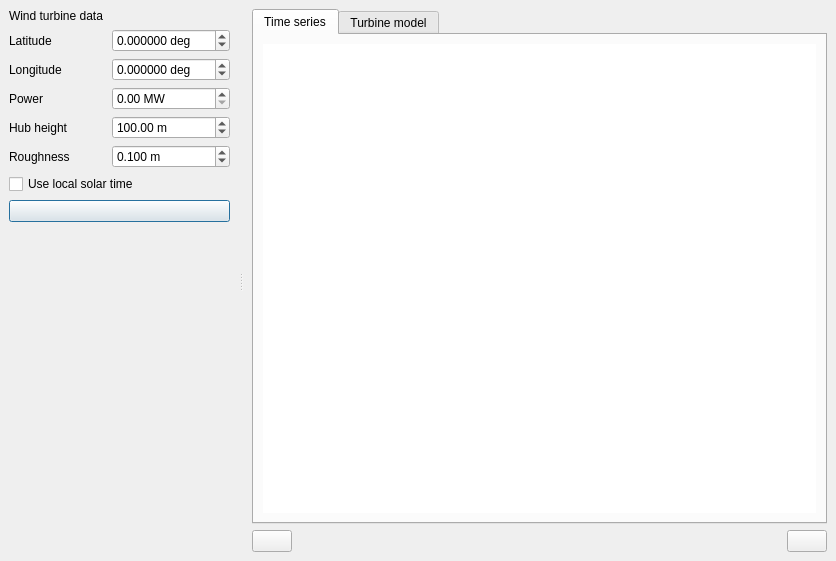
<?xml version="1.0" encoding="UTF-8"?>
<ui version="4.0">
 <class>MainWindow</class>
 <widget class="QDialog" name="MainWindow">
  <property name="geometry">
   <rect>
    <x>0</x>
    <y>0</y>
    <width>836</width>
    <height>561</height>
   </rect>
  </property>
  <property name="windowTitle">
   <string>Wind power wizard</string>
  </property>
  <property name="windowIcon">
   <iconset resource="../../../Icons/icons.qrc">
    <normaloff>:/Icons/icons/wind_power.png</normaloff>:/Icons/icons/wind_power.png</iconset>
  </property>
  <layout class="QVBoxLayout" name="verticalLayout">
   <property name="leftMargin">
    <number>0</number>
   </property>
   <property name="topMargin">
    <number>0</number>
   </property>
   <property name="rightMargin">
    <number>0</number>
   </property>
   <property name="bottomMargin">
    <number>0</number>
   </property>
   <item>
    <widget class="QSplitter" name="splitter">
     <property name="orientation">
      <enum>Qt::Orientation::Horizontal</enum>
     </property>
     <widget class="QFrame" name="frame">
      <property name="frameShape">
       <enum>QFrame::Shape::NoFrame</enum>
      </property>
      <property name="frameShadow">
       <enum>QFrame::Shadow::Raised</enum>
      </property>
      <layout class="QGridLayout" name="gridLayout_2">
       <item row="0" column="0" colspan="2">
        <widget class="QLabel" name="label_3">
         <property name="text">
          <string>Wind turbine data</string>
         </property>
         <property name="wordWrap">
          <bool>true</bool>
         </property>
        </widget>
       </item>
       <item row="1" column="0">
        <widget class="QLabel" name="label_4">
         <property name="text">
          <string>Latitude</string>
         </property>
        </widget>
       </item>
       <item row="1" column="1">
        <widget class="QDoubleSpinBox" name="latitudeSpinBox">
         <property name="suffix">
          <string> deg</string>
         </property>
         <property name="decimals">
          <number>6</number>
         </property>
         <property name="minimum">
          <double>-90.000000000000000</double>
         </property>
         <property name="maximum">
          <double>90.000000000000000</double>
         </property>
        </widget>
       </item>
       <item row="2" column="0">
        <widget class="QLabel" name="label_5">
         <property name="text">
          <string>Longitude</string>
         </property>
        </widget>
       </item>
       <item row="2" column="1">
        <widget class="QDoubleSpinBox" name="longitudeSpinBox">
         <property name="suffix">
          <string> deg</string>
         </property>
         <property name="decimals">
          <number>6</number>
         </property>
         <property name="minimum">
          <double>-180.000000000000000</double>
         </property>
         <property name="maximum">
          <double>180.000000000000000</double>
         </property>
        </widget>
       </item>
       <item row="3" column="0">
        <widget class="QLabel" name="label">
         <property name="text">
          <string>Power</string>
         </property>
        </widget>
       </item>
       <item row="3" column="1">
        <widget class="QDoubleSpinBox" name="powerSpinBox">
         <property name="suffix">
          <string> MW</string>
         </property>
         <property name="minimum">
          <double>0.000000000000000</double>
         </property>
         <property name="maximum">
          <double>99999.000000000000000</double>
         </property>
        </widget>
       </item>
       <item row="4" column="0">
        <widget class="QLabel" name="label_6">
         <property name="text">
          <string>Hub height</string>
         </property>
        </widget>
       </item>
       <item row="4" column="1">
        <widget class="QDoubleSpinBox" name="hubHeightSpinBox">
         <property name="suffix">
          <string> m</string>
         </property>
         <property name="minimum">
          <double>1.000000000000000</double>
         </property>
         <property name="maximum">
          <double>300.000000000000000</double>
         </property>
         <property name="value">
          <double>100.000000000000000</double>
         </property>
        </widget>
       </item>
       <item row="5" column="0">
        <widget class="QLabel" name="label_7">
         <property name="text">
          <string>Roughness</string>
         </property>
        </widget>
       </item>
       <item row="5" column="1">
        <widget class="QDoubleSpinBox" name="roughnessLengthSpinBox">
         <property name="suffix">
          <string> m</string>
         </property>
         <property name="decimals">
          <number>3</number>
         </property>
         <property name="minimum">
          <double>0.000000000000000</double>
         </property>
         <property name="maximum">
          <double>5.000000000000000</double>
         </property>
         <property name="value">
          <double>0.100000000000000</double>
         </property>
        </widget>
       </item>
       <item row="6" column="0" colspan="2">
        <widget class="QCheckBox" name="localTimeCheckBox">
         <property name="toolTip">
          <string>Shift Open-Meteo GMT timestamps by longitude so the generated power matches the circuit timestamps as local solar time.</string>
         </property>
         <property name="text">
          <string>Use local solar time</string>
         </property>
        </widget>
       </item>
       <item row="8" column="0">
        <spacer name="verticalSpacer">
         <property name="orientation">
          <enum>Qt::Orientation::Vertical</enum>
         </property>
         <property name="sizeHint" stdset="0">
          <size>
           <width>20</width>
           <height>40</height>
          </size>
         </property>
        </spacer>
       </item>
       <item row="7" column="0" colspan="2">
        <widget class="QPushButton" name="loadButton">
         <property name="toolTip">
          <string>Generate time series</string>
         </property>
         <property name="text">
          <string/>
         </property>
         <property name="icon">
          <iconset resource="../../../Icons/icons.qrc">
           <normaloff>:/Icons/icons/calculator.png</normaloff>:/Icons/icons/calculator.png</iconset>
         </property>
        </widget>
       </item>
      </layout>
     </widget>
     <widget class="QFrame" name="frame_4">
      <property name="frameShape">
       <enum>QFrame::Shape::NoFrame</enum>
      </property>
      <property name="frameShadow">
       <enum>QFrame::Shadow::Raised</enum>
      </property>
      <layout class="QGridLayout" name="gridLayout">
       <item row="1" column="3">
        <spacer name="horizontalSpacer_2">
         <property name="orientation">
          <enum>Qt::Orientation::Horizontal</enum>
         </property>
         <property name="sizeHint" stdset="0">
          <size>
           <width>394</width>
           <height>20</height>
          </size>
         </property>
        </spacer>
       </item>
       <item row="1" column="4">
        <widget class="QPushButton" name="acceptButton">
         <property name="toolTip">
          <string>Accept and apply</string>
         </property>
         <property name="text">
          <string/>
         </property>
         <property name="icon">
          <iconset resource="../../../Icons/icons.qrc">
           <normaloff>:/Icons/icons/accept.png</normaloff>:/Icons/icons/accept.png</iconset>
         </property>
        </widget>
       </item>
       <item row="0" column="0" colspan="5">
        <widget class="QTabWidget" name="tabWidget">
         <property name="currentIndex">
          <number>0</number>
         </property>
         <widget class="QWidget" name="tab">
          <attribute name="title">
           <string>Time series</string>
          </attribute>
          <layout class="QVBoxLayout" name="verticalLayout_4">
           <item>
            <widget class="QTableView" name="tableView_2">
             <property name="frameShape">
              <enum>QFrame::Shape::NoFrame</enum>
             </property>
            </widget>
           </item>
          </layout>
         </widget>
         <widget class="QWidget" name="tab_2">
          <attribute name="title">
           <string>Turbine model</string>
          </attribute>
          <layout class="QVBoxLayout" name="verticalLayout_5">
           <item>
            <widget class="QFrame" name="frame_2">
             <property name="sizePolicy">
              <sizepolicy hsizetype="Expanding" vsizetype="Preferred">
               <horstretch>0</horstretch>
               <verstretch>0</verstretch>
              </sizepolicy>
             </property>
             <property name="frameShape">
              <enum>QFrame::Shape::NoFrame</enum>
             </property>
             <property name="frameShadow">
              <enum>QFrame::Shadow::Raised</enum>
             </property>
             <layout class="QHBoxLayout" name="horizontalLayout">
              <property name="leftMargin">
               <number>0</number>
              </property>
              <property name="topMargin">
               <number>0</number>
              </property>
              <property name="rightMargin">
               <number>0</number>
              </property>
              <property name="bottomMargin">
               <number>0</number>
              </property>
              <item>
               <widget class="QComboBox" name="templeteComboBox"/>
              </item>
              <item>
               <widget class="QPushButton" name="plotDesignCurvesButton">
                <property name="maximumSize">
                 <size>
                  <width>32</width>
                  <height>16777215</height>
                 </size>
                </property>
                <property name="toolTip">
                 <string>Plot design curves</string>
                </property>
                <property name="text">
                 <string/>
                </property>
                <property name="icon">
                 <iconset resource="../../../Icons/icons.qrc">
                  <normaloff>:/Icons/icons/plot.png</normaloff>:/Icons/icons/plot.png</iconset>
                </property>
               </widget>
              </item>
             </layout>
            </widget>
           </item>
           <item>
            <widget class="QTableView" name="windTurbineTableView">
             <property name="frameShape">
              <enum>QFrame::Shape::NoFrame</enum>
             </property>
            </widget>
           </item>
          </layout>
         </widget>
        </widget>
       </item>
       <item row="1" column="0" colspan="3">
        <widget class="QPushButton" name="plotButton">
         <property name="text">
          <string/>
         </property>
         <property name="icon">
          <iconset resource="../../../Icons/icons.qrc">
           <normaloff>:/Icons/icons/plot.png</normaloff>:/Icons/icons/plot.png</iconset>
         </property>
        </widget>
       </item>
      </layout>
     </widget>
    </widget>
   </item>
  </layout>
  <action name="actionCopy_to_clipboard">
   <property name="icon">
    <iconset resource="../../../Icons/icons.qrc">
     <normaloff>:/Icons/icons/copy.png</normaloff>:/Icons/icons/copy.png</iconset>
   </property>
   <property name="text">
    <string>Copy to clipboard</string>
   </property>
  </action>
  <action name="actionSave">
   <property name="icon">
    <iconset resource="../../../Icons/icons.qrc">
     <normaloff>:/Icons/icons/import_profiles.png</normaloff>:/Icons/icons/import_profiles.png</iconset>
   </property>
   <property name="text">
    <string>Save</string>
   </property>
  </action>
 </widget>
 <resources>
  <include location="../../../Icons/icons.qrc"/>
 </resources>
 <connections/>
</ui>
